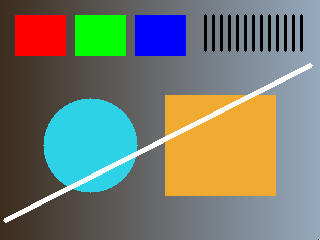
#> input picture 20261104/02_응용/data/scene.png, 320 x 240 px
$ python 04_thresholds.py
#> lines starting #> are read from the running program, lines starting #| are printed output that depends on the picture; after the words box and inside, x2 and y2 are one past the last pixel; in counts of white or black regions, pixels touching at a corner belong together
from pathlib import Path
import os
import cv2
import numpy as np

# 제공 코드: 어느 작업 폴더에서 실행해도 현재 파일 옆의 입력을 읽습니다.
# OpenCV에는 영문 상대 경로를 전달합니다. 원본 파일은 덮어쓰지 않습니다.
os.chdir(Path(__file__).resolve().parent)

import csv
import json
from time import perf_counter
out_dir = "outputs"
Path("outputs").mkdir(exist_ok=True)

gray = cv2.imread("data/scene.png", cv2.IMREAD_GRAYSCALE)
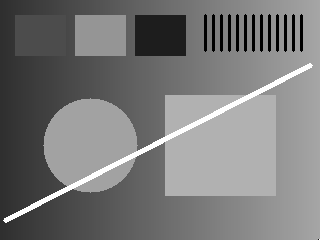
#> gray: shape (240, 320); min 0, max 255, mean 120.6
fixed_t, fixed = cv2.threshold(gray, 127, 255, cv2.THRESH_BINARY)
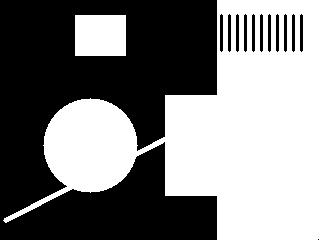
#> fixed: shape (240, 320); 49.9% white; 2 white regions, box (x1, y1, x2, y2) and area: (3, 0, 320, 240) 36211, (75, 15, 126, 56) 2091
# >>> TODO A04
# Otsu로 임계값을 자동 결정하세요. 반환값 두 개를 otsu_t와 otsu로 받습니다.
otsu_t, otsu = cv2.threshold(gray, 127, 255, cv2.THRESH_BINARY)
# <<< TODO A04
kernel = cv2.getStructuringElement(cv2.MORPH_RECT, (3, 3))
rows = []
for name, threshold, binary in [("fixed", fixed_t, fixed), ("otsu", otsu_t, otsu)]:
    result = cv2.morphologyEx(binary, cv2.MORPH_CLOSE, kernel)
    cv2.imwrite(f"outputs/p04_{name}_binary.png", binary)
    cv2.imwrite(f"outputs/p04_{name}_close.png", result)
    rows.append([name, threshold, int(np.count_nonzero(binary)), int(np.count_nonzero(result))])
#> this loop made 2 passes
#> (name, threshold) on passes 1 to 2: ('fixed', 127), ('otsu', 127)
#> after the loop, rows = [['fixed', 127, 38302, 38334], ['otsu', 127, 38302, 38334]]
with open("outputs/p04_foreground.csv", "w", encoding="utf-8-sig", newline="") as f:
    w = csv.writer(f); w.writerow(["method", "threshold", "before", "after"]); w.writerows(rows)
print(rows)
#| [['fixed', 127.0, 38302, 38334], ['otsu', 127.0, 38302, 38334]]
